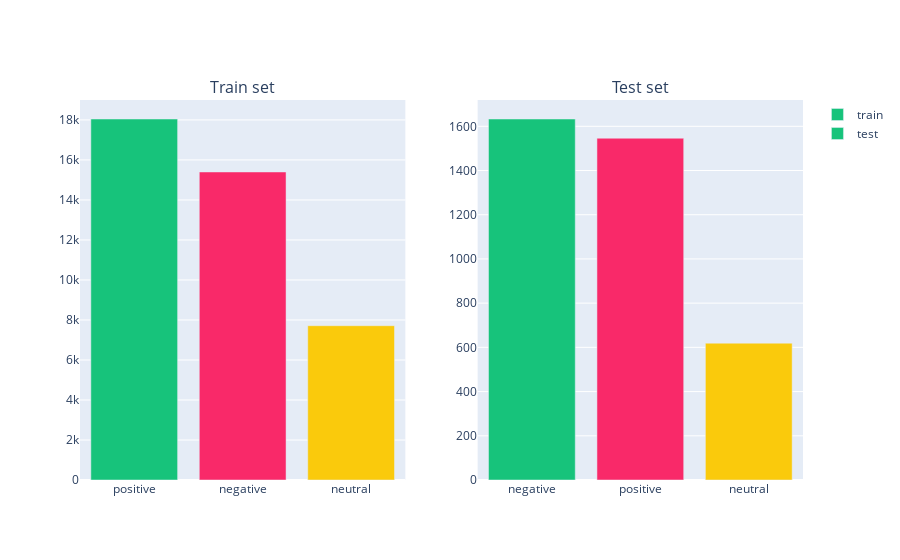

The cell this chart's notebook holds for it:
### Markdown cell above
* There is uneven distribution of classes with positive taking the largest of pie followed by negative.
* The colors used above will represent the classes ahead.

### Code cell
fig=make_subplots(1,2,subplot_titles=('Train set','Test set'))
x=train.sentiment.value_counts()
fig.add_trace(go.Bar(x=x.index,y=x.values,marker_color=['#17C37B','#F92969','#FACA0C'],name='train'),row=1,col=1)
x=test.sentiment.value_counts()
fig.add_trace(go.Bar(x=x.index,y=x.values,marker_color=['#17C37B','#F92969','#FACA0C'],name='test'),row=1,col=2)

### Figure 1 — Plotly figure (JSON) as saved in the notebook; plotly's stock layout.template omitted (floating-point values rounded to 4 significant figures)
{"data": [{"marker": {"color": ["#17C37B", "#F92969", "#FACA0C"]}, "name": "train", "x": ["positive", "negative", "neutral"], "y": [18046, 15398, 7713], "type": "bar", "xaxis": "x", "yaxis": "y"}, {"marker": {"color": ["#17C37B", "#F92969", "#FACA0C"]}, "name": "test", "x": ["negative", "positive", "neutral"], "y": [1633, 1546, 619], "type": "bar", "xaxis": "x2", "yaxis": "y2"}], "layout": {"xaxis": {"anchor": "y", "domain": [0, 0.45]}, "yaxis": {"anchor": "x", "domain": [0, 1]}, "xaxis2": {"anchor": "y2", "domain": [0.55, 1]}, "yaxis2": {"anchor": "x2", "domain": [0, 1]}, "annotations": [{"font": {"size": 16}, "showarrow": false, "text": "Train set", "x": 0.225, "xanchor": "center", "xref": "paper", "y": 1, "yanchor": "bottom", "yref": "paper"}, {"font": {"size": 16}, "showarrow": false, "text": "Test set", "x": 0.775, "xanchor": "center", "xref": "paper", "y": 1, "yanchor": "bottom", "yref": "paper"}]}}
